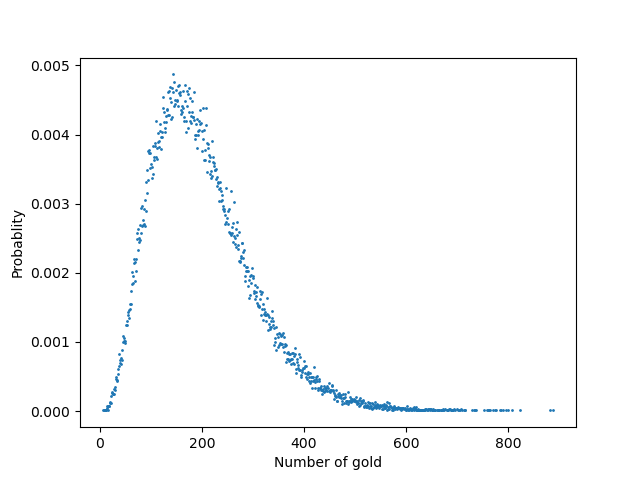

This figure's Python source:
import numpy as np
import matplotlib.pyplot as plt

# Number of times simulation is run
n = 100000
# Array to store number of gold to get at least 12 enderpearls
arr = np.zeros((n))

for i in range(n):
	pearls = 0
	used_gold = 0
	while pearls<12:
		used_gold+=1
		if np.random.randint(459)<10:	pearls+=np.random.randint(2,5)
	arr[i] = used_gold

# # Get occurences as a function of number of gold
num_gold, occurences = np.unique(arr, return_counts=1)
# # Scale down occurences by number of times the simulation was run
probablity = occurences/n
print(np.sum(num_gold*probablity))
plt.scatter(num_gold, probablity, s=1)
plt.xlabel("Number of gold")
plt.ylabel("Probablity")
plt.show()
'''
10000 - 23.7
8000 - 19.7
5000 - 12.9
3000 - 8.3
time = 0.0023 * n
'''
